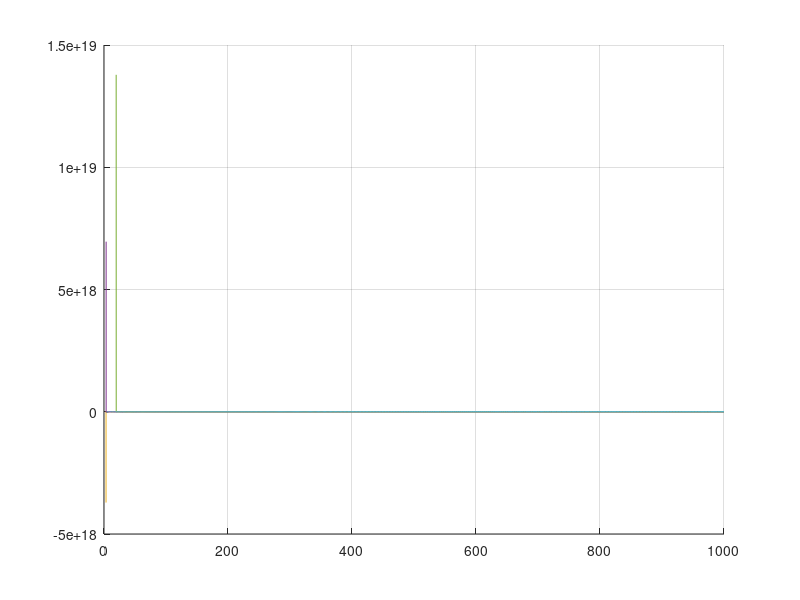

Source code (MATLAB): (Note: this script raises an error after producing the figure.)
% Script for ploting the Paschen arc breakdown volatages as a function of pd for systems
% operating under vacuum.  
%
% These curves give the breakdown voltage as a function of presure and arc
% distance and is empirically derived.  This is a matter of concern for
% vacuum systems that utilise high voltage to drive actuators and its is
% important to know at what presures it is important to switch off HV
% drivers to ensure safe operation of experiments operating in these
% extreem environments.
%
%
% The Paschen Curves operates according to 
%
% V = a.*p.*d/(ln(p.*d)+b)
%
% Where p is presure, d is distance and a and b are constants specific to
% the gas in question.
%
% The relationship is ultimatly derived from mean free path of gasses and
% it is important to remember that p and d are always co-products.  This
% also means that arc voltage doens't just decrease as a function of voltage
% as the cascade effect is inhibited at shorter distances by a lower
% avaliablity of ionisable gasses. Arc voltage acutally increases below a
% certain optimal distance given a presure and viasa vesa for presures.

%A simple version of the breakdown voltage hase the form:
% V = V_min.*(p.*d./c)./(1+log(p.*d./c))
% In textbooks V_min and c are ussually explicitly defined and
% avliable from various sources on the web

clear all 


nPlotLength = 1000;

% Define some common gas properties
GasProperties = {...
    %'Name',V_minValue,c_value
    'Air',327,7.558;...
    'CO2',420,6.798;...
    'Nitrogen (N2)',251,8.931;...
    'Oxygen (O2)',450,9.331;...
    'He',156,53.32;...
    'Ar',137,11.997};

for n = 1:size(GasProperties,1)
    V_min = GasProperties{n,2};
    c = GasProperties{n,3};
    pd = logspace(log10(max(c)./exp(1)),3,nPlotLength);
    BreakdownVoltage = V_min.*pd./c./(1+log(pd./c));
    BreakdownVoltage = V_min.*pd./(1+log(pd./c));
    GasProperties{n,4} = pd;
    GasProperties{n,5} = BreakdownVoltage;
end



figure(77); cla; hold on
cellfun(@(x,y) plot(x,y),GasProperties(:,4),GasProperties(:,5));
grid on
ax = gca; % Returns handle of the curret axes for the current figure
ax.GridLineStyle = '-'; % Sets grid lines to solid instead of defult dotted
ax.MinorGridLineStyle = '-'; % Sets minor grid lines to solid instead of defult dotted
ax.XScale = 'log'; %Sets axis type to 'log'
ax.YScale = 'log';
ax.FontSize = 14; % Set the font size to something readable
title('Paschens Curve - Breakdown voltage as function of p*d')   
xlabel('p*d [Torr.cm]')
ylabel('Break Down Voltage [Volts]')
legend(GasProperties{:,1})
hold off